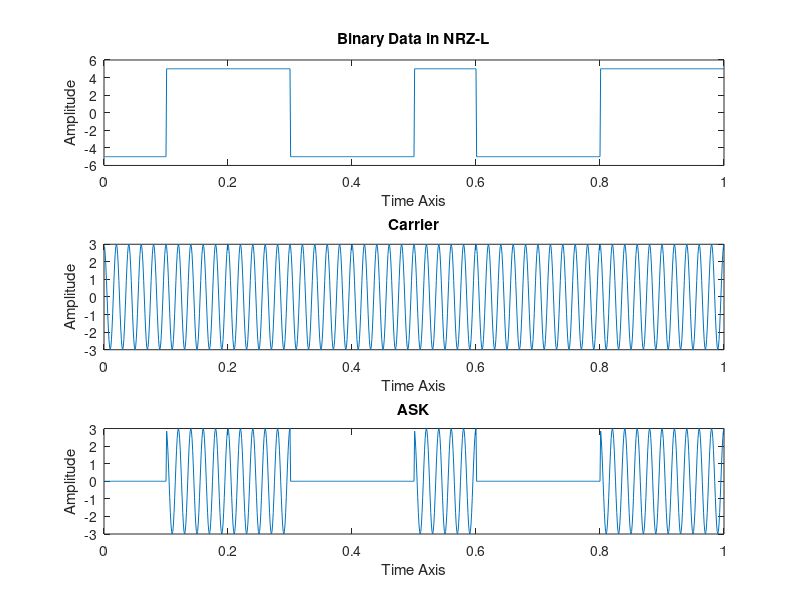
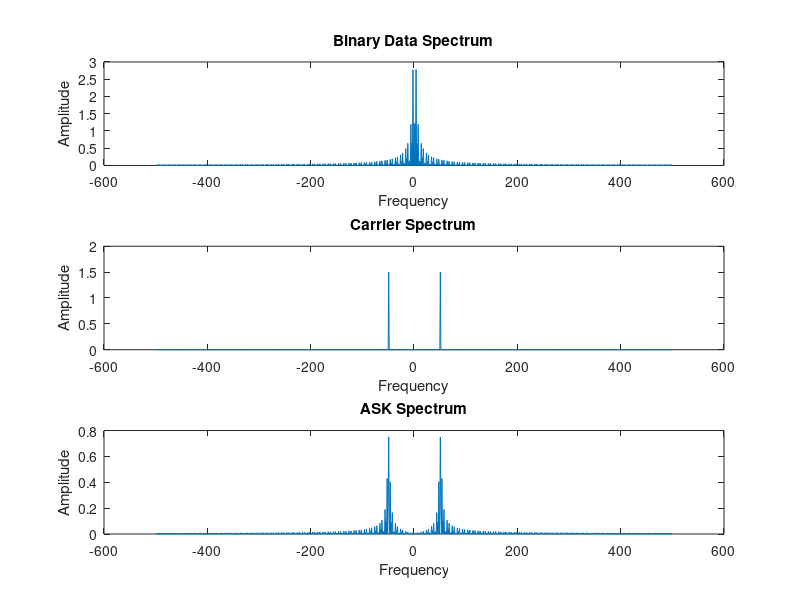
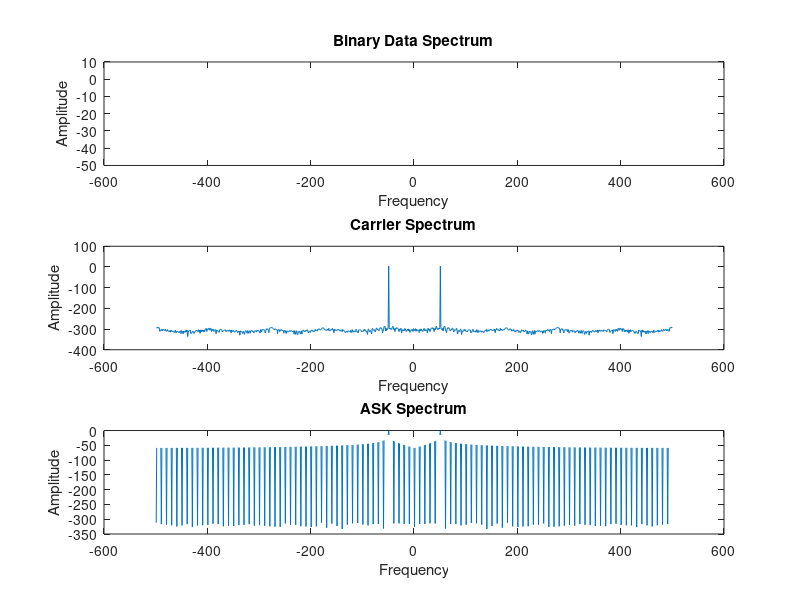

Here is the MATLAB script that generated these plots, in order:
clear all
close all
clc
N=10;
Seq=randi([0,1],1,N);
Ts=0.001; 
Fs=1/Ts; 
To=1; 
Fo=1/To;

n0=0.1/Ts; 
Vplus=5; 
V0=0; 
Vminus=-5;

t=Ts:Ts:To; 
T=length(t);

nrzl=zeros(1,T);
t1= Ts:Ts:100*Ts;
c = 3*cos(2*pi*50.*t);

Carrier = 3*cos(2*pi*50.*t1);
ask = zeros(1,T);

for i=1:N
    for j=1:n0
        if (Seq(1,i)==1)
            nrzl(1,j+(i-1)*N*10)=Vplus;
        end
        if (Seq(1,i)==0)
            nrzl(1,j+(i-1)*N*10)=Vminus;
        end
    end
end
for i=1:N
    if (Seq(1,i)==1)
        ask(1,[(i-1)*100+1:i*100])=Carrier;
    end
end
figure (1)
subplot(311)
plot(t,nrzl); 
xlabel("Time Axis"); 
ylabel("Amplitude"); 
title("Binary Data in NRZ-L");

subplot(312)
plot(t,c); 
xlabel("Time Axis"); 
ylabel("Amplitude"); 
title("Carrier");

subplot(313)
plot(t,ask); 
xlabel("Time Axis"); 
ylabel("Amplitude"); 
title("ASK");

NRZL = (1/T).*fftshift(fft(nrzl,T));
C = (1/T).*fftshift(fft(c,T));
ASK = (1/T).*fftshift(fft(ask,T));
f=(-Fs/2)+Fo:Fo:(Fs/2);

figure (2)
subplot(311)
plot(f,abs(NRZL)); 
xlabel("Frequency"); 
ylabel("Amplitude"); 
title("Binary Data Spectrum");

subplot(312)
plot(f,abs(C)); 
xlabel("Frequency"); 
ylabel("Amplitude"); 
title("Carrier Spectrum");

subplot(313)
plot(f,abs(ASK)); 
xlabel("Frequency"); 
ylabel("Amplitude"); 
title("ASK Spectrum");

figure (3)
subplot(311)
plot(f,20*log10(abs(NRZL))); 
xlabel("Frequency"); 
ylabel("Amplitude"); 
title("Binary Data Spectrum");

subplot(312)
plot(f,20*log10(abs(C))); 
xlabel("Frequency"); 
ylabel("Amplitude"); 
title("Carrier Spectrum");

subplot(313)
plot(f,20*log10(abs(ASK))); 
xlabel("Frequency"); 
ylabel("Amplitude"); 
title("ASK Spectrum");